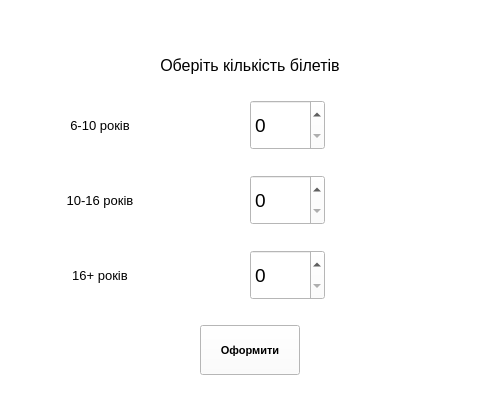
<?xml version="1.0" encoding="UTF-8"?>
<ui version="4.0">
 <class>Form</class>
 <widget class="QWidget" name="Form">
  <property name="geometry">
   <rect>
    <x>0</x>
    <y>0</y>
    <width>500</width>
    <height>400</height>
   </rect>
  </property>
  <property name="font">
   <font>
    <weight>50</weight>
    <italic>false</italic>
    <bold>false</bold>
   </font>
  </property>
  <property name="windowTitle">
   <string>Form</string>
  </property>
  <property name="styleSheet">
   <string notr="true">background-color: rgb(255, 255, 255);</string>
  </property>
  <widget class="QLabel" name="label">
   <property name="geometry">
    <rect>
     <x>0</x>
     <y>40</y>
     <width>500</width>
     <height>50</height>
    </rect>
   </property>
   <property name="font">
    <font>
     <pointsize>12</pointsize>
     <weight>50</weight>
     <bold>false</bold>
    </font>
   </property>
   <property name="text">
    <string>Оберіть кількість білетів</string>
   </property>
   <property name="alignment">
    <set>Qt::AlignCenter</set>
   </property>
  </widget>
  <widget class="QLabel" name="label_2">
   <property name="geometry">
    <rect>
     <x>0</x>
     <y>100</y>
     <width>200</width>
     <height>50</height>
    </rect>
   </property>
   <property name="font">
    <font>
     <pointsize>10</pointsize>
     <weight>50</weight>
     <bold>false</bold>
    </font>
   </property>
   <property name="text">
    <string>6-10 років</string>
   </property>
   <property name="alignment">
    <set>Qt::AlignCenter</set>
   </property>
  </widget>
  <widget class="QSpinBox" name="spinBox_2">
   <property name="geometry">
    <rect>
     <x>250</x>
     <y>175</y>
     <width>75</width>
     <height>50</height>
    </rect>
   </property>
   <property name="font">
    <font>
     <pointsize>14</pointsize>
    </font>
   </property>
   <property name="maximum">
    <number>10000</number>
   </property>
  </widget>
  <widget class="QLabel" name="label_3">
   <property name="geometry">
    <rect>
     <x>0</x>
     <y>175</y>
     <width>200</width>
     <height>50</height>
    </rect>
   </property>
   <property name="font">
    <font>
     <pointsize>10</pointsize>
     <weight>50</weight>
     <bold>false</bold>
    </font>
   </property>
   <property name="text">
    <string>10-16 років</string>
   </property>
   <property name="alignment">
    <set>Qt::AlignCenter</set>
   </property>
  </widget>
  <widget class="QSpinBox" name="spinBox">
   <property name="geometry">
    <rect>
     <x>250</x>
     <y>100</y>
     <width>75</width>
     <height>50</height>
    </rect>
   </property>
   <property name="font">
    <font>
     <pointsize>14</pointsize>
    </font>
   </property>
   <property name="maximum">
    <number>10000</number>
   </property>
  </widget>
  <widget class="QSpinBox" name="spinBox_3">
   <property name="geometry">
    <rect>
     <x>250</x>
     <y>250</y>
     <width>75</width>
     <height>50</height>
    </rect>
   </property>
   <property name="font">
    <font>
     <pointsize>14</pointsize>
    </font>
   </property>
   <property name="maximum">
    <number>10000</number>
   </property>
  </widget>
  <widget class="QLabel" name="label_4">
   <property name="geometry">
    <rect>
     <x>0</x>
     <y>250</y>
     <width>200</width>
     <height>50</height>
    </rect>
   </property>
   <property name="font">
    <font>
     <pointsize>10</pointsize>
     <weight>50</weight>
     <bold>false</bold>
    </font>
   </property>
   <property name="text">
    <string>16+ років</string>
   </property>
   <property name="alignment">
    <set>Qt::AlignCenter</set>
   </property>
  </widget>
  <widget class="QPushButton" name="pushButton">
   <property name="geometry">
    <rect>
     <x>200</x>
     <y>325</y>
     <width>100</width>
     <height>50</height>
    </rect>
   </property>
   <property name="font">
    <font>
     <pointsize>8</pointsize>
     <weight>75</weight>
     <bold>true</bold>
    </font>
   </property>
   <property name="text">
    <string>Оформити</string>
   </property>
  </widget>
 </widget>
 <resources/>
 <connections/>
</ui>
